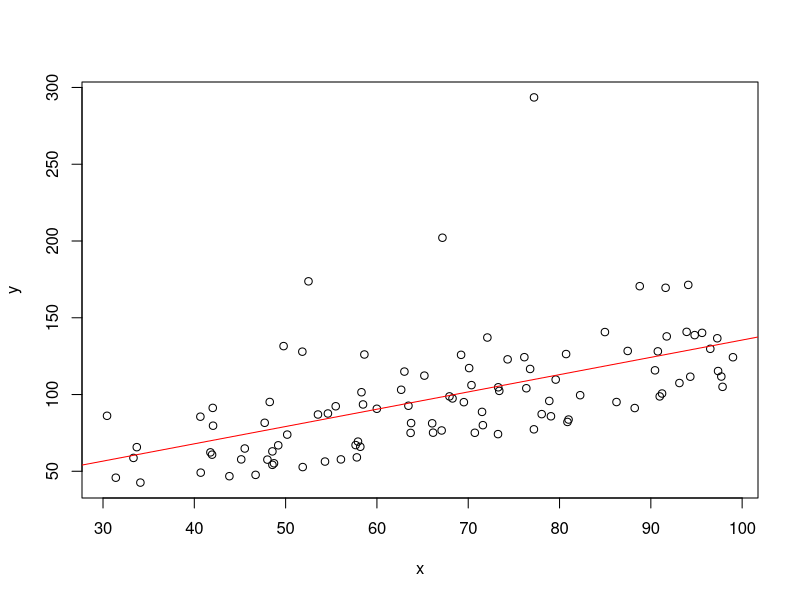

This figure's R source:
rm(list=ls())
set.seed(123)
e = rexp(100,1/30)
x = runif(100,30,100)
y = x+e
plot(x,y)
l_fit= lm(y~x)

abline(l_fit,col="red")
